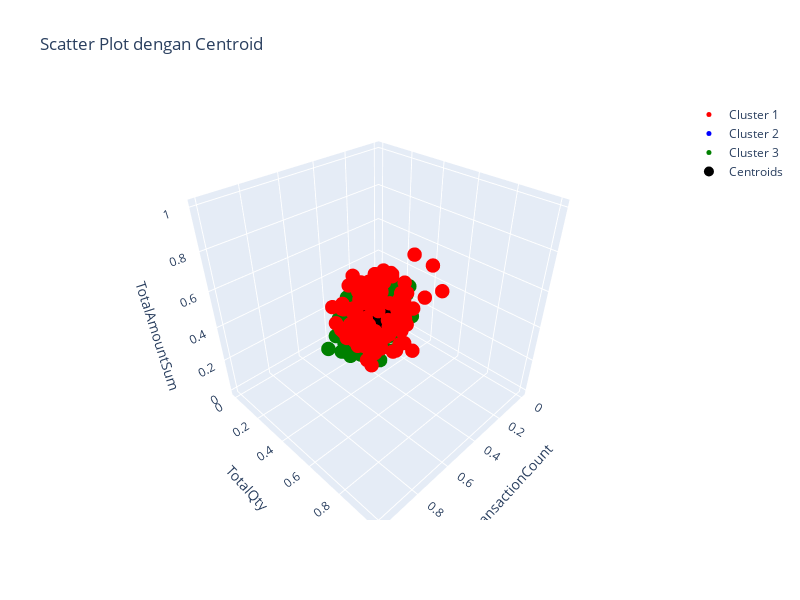

Notebook source saved alongside this figure:
### Code cell
import plotly.graph_objects as go
import numpy as np

centroids = kmeans.cluster_centers_
cluster_colors = ['red', 'blue', 'green']  # Warna untuk setiap kluster

fig = go.Figure()

# Scatter plot for data points in each cluster
for cluster in range(3):
    fig.add_trace(go.Scatter3d(
        x=X[labels == cluster, 0], y=X[labels == cluster, 1], z=X[labels == cluster, 2], mode='markers',
        marker=dict(size=5, color=cluster_colors[cluster]),
        name=f'Cluster {cluster + 1}'
    ))

# Scatter plot for centroids
fig.add_trace(go.Scatter3d(
    x=centroids[:, 0], y=centroids[:, 1], z=centroids[:, 2], mode='markers',
    marker=dict(size=10, color='black'),
    name='Centroids'
))

fig.update_layout(
    scene=dict(
        xaxis=dict(title='TransactionCount'),
        yaxis=dict(title='TotalQty'),
        zaxis=dict(title='TotalAmountSum'),
    ),
    title='Scatter Plot dengan Centroid',
    width=800,  
    height=600 
)

fig.show()
